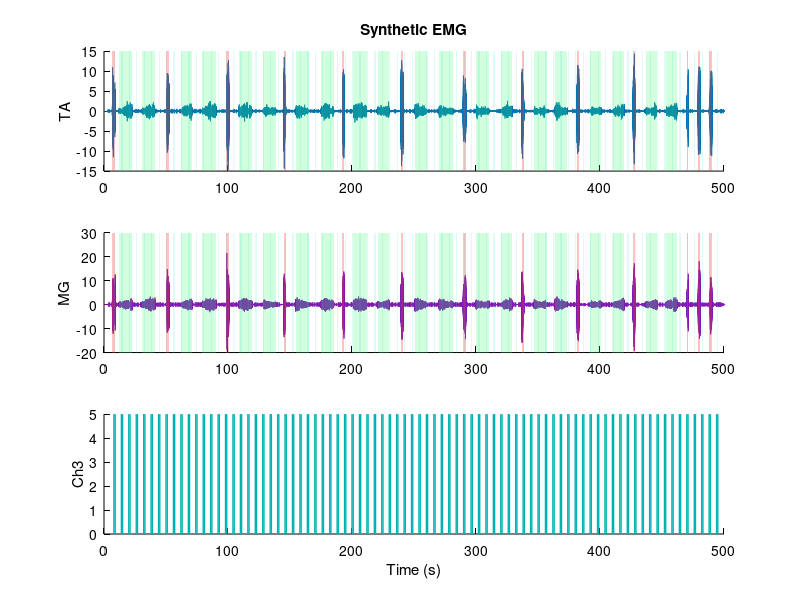

Reproduce this figure in MATLAB.
function S = generate_synthetic_emg(varargin)
% generate_synthetic_emg
%
% More realistic synthetic 3-channel EMG generator tuned to resemble
% the first 60 s of your real file:
%   - TA quieter than MG at baseline
%   - colored baseline + slow drift + occasional motor-unit spikes
%   - gait is irregular, not perfectly periodic
%   - spasms are burst clusters, not smooth blocks
%   - Ch3 inhibition is smooth and mostly suppresses event drive rather
%     than scaling the entire raw trace abruptly
%   - MG gait bursts are longer, more sustained, lower-amplitude,
%     and the tail of MG overlaps with the onset of TA each cycle
%
% OUTPUT
%   S : struct with fields data__chan_1_rec_1, data__chan_2_rec_1,
%       data__chan_3_rec_1
%
% NAME-VALUE OPTIONS
%   'fs'                  : sampling frequency (default 10000)
%   'DurS'                : total recording duration in seconds (default 120)
%   'PreAcqS'             : silent pre-acquisition period in seconds (default 3)
%   'NoiseAmpTA'          : TA baseline noise scale (default 0.025)
%   'NoiseAmpMG'          : MG baseline noise scale (default 0.045)
%   'DriftAmpTA'          : slow drift amplitude TA (default 0.003)
%   'DriftAmpMG'          : slow drift amplitude MG (default 0.006)
%   'SpikeRateHzTA'       : random MUAP-like spike rate on TA (default 1.5)
%   'SpikeRateHzMG'       : random MUAP-like spike rate on MG (default 3.0)
%   'GaitBurstAmpTA'      : TA gait drive amplitude (default 0.55)
%   'GaitBurstAmpMG'      : MG gait drive amplitude (default 0.75)
%   'SpasmAmpTA'          : TA spasm drive amplitude (default 1.8)
%   'SpasmAmpMG'          : MG spasm drive amplitude (default 2.4)
%   'GaitCycleS'          : nominal gait cycle duration in seconds (default 0.45)
%   'GaitCycleJitter'     : relative cycle jitter (default 0.18)
%   'GaitBurstDutyPrcTA'  : TA active fraction per cycle — short/phasic (default 0.28)
%   'GaitBurstDutyPrcMG'  : MG active fraction per cycle — long/tonic (default 0.52)
%   'GaitMGOverlapFrac'   : fraction of cycle by which MG tail overlaps
%                           with TA onset of the next cycle (default 0.12)
%   'NGaitBouts'          : number of gait bouts (default 6)
%   'GaitBoutDurS'        : duration of each gait bout in seconds (default 5)
%   'NSpasms'             : number of spasms (default 2)
%   'SpasmDurS'           : nominal duration of each spasm in seconds (default 2.5)
%   'Ch3OnDurS'           : duration of each Ch3 ON pulse in seconds (default 2)
%   'Ch3OffDurS'          : duration of Ch3 OFF between pulses in seconds (default 5)
%   'Ch3Amplitude'        : Ch3 signal amplitude when ON (default 5)
%   'Ch3InhibitFrac'      : event-drive reduction during Ch3 ON (default 0.35)
%   'SavePath'            : if provided, saves the .mat file to this path
%   'PlotResult'          : whether to plot the generated signal (default true)
%   'Seed'                : random seed for reproducibility (default 42)

p = inputParser;
p.addParameter('fs',                  10000, @isnumeric);
p.addParameter('DurS',                500,   @isnumeric);
p.addParameter('PreAcqS',             3,     @isnumeric);

p.addParameter('NoiseAmpTA',          0.025, @isnumeric);
p.addParameter('NoiseAmpMG',          0.045, @isnumeric);
p.addParameter('DriftAmpTA',          0.003, @isnumeric);
p.addParameter('DriftAmpMG',          0.006, @isnumeric);
p.addParameter('SpikeRateHzTA',       1.5,   @isnumeric);
p.addParameter('SpikeRateHzMG',       3.0,   @isnumeric);

p.addParameter('GaitBurstAmpTA',      0.55,  @isnumeric);
p.addParameter('GaitBurstAmpMG',      0.75,  @isnumeric);
p.addParameter('SpasmAmpTA',          1.8,   @isnumeric);
p.addParameter('SpasmAmpMG',          2.4,   @isnumeric);

p.addParameter('GaitCycleS',          0.45,  @isnumeric);
p.addParameter('GaitCycleJitter',     0.18,  @isnumeric);
% Separate duty fractions: TA is short/phasic, MG is long/tonic
p.addParameter('GaitBurstDutyPrcTA',  0.28,  @isnumeric);
p.addParameter('GaitBurstDutyPrcMG',  0.52,  @isnumeric);
% Fraction of one cycle that MG tail overlaps into TA of the next cycle
p.addParameter('GaitMGOverlapFrac',   0.12,  @isnumeric);

p.addParameter('NGaitBouts',          20,    @isnumeric);
p.addParameter('GaitBoutDurS',        10,    @isnumeric);
p.addParameter('NSpasms',             12,     @isnumeric);
p.addParameter('SpasmDurS',           2,   @isnumeric);

p.addParameter('Ch3OnDurS',           1,     @isnumeric);
p.addParameter('Ch3OffDurS',          5,     @isnumeric);
p.addParameter('Ch3Amplitude',        5,     @isnumeric);
p.addParameter('Ch3InhibitFrac',      0.6,   @isnumeric);

p.addParameter('SavePath',            '',    @ischar);
p.addParameter('PlotResult',          true, @islogical);
p.addParameter('Seed',                29,    @isnumeric);
p.addParameter('ExtraSpasm',          true, @islogical);
p.parse(varargin{:});
opt = p.Results;

rng(opt.Seed);

fs = opt.fs;
N  = round(opt.DurS * fs);
t  = (0:N-1)' / fs;

fprintf('Generating synthetic EMG: %.0f s at %d Hz (%d samples)\n', opt.DurS, fs, N);

%% ================================================================
%  1. BASELINE: colored EMG hiss + slow drift + sparse MUAP-like spikes
%% ================================================================
Ch3 = zeros(N,1);

TA = make_baseline_channel(N, fs, opt.NoiseAmpTA, opt.DriftAmpTA, opt.SpikeRateHzTA);
MG = make_baseline_channel(N, fs, opt.NoiseAmpMG, opt.DriftAmpMG, opt.SpikeRateHzMG);

TA_base  = TA;
MG_base  = MG;
TA_drive = zeros(N,1);
MG_drive = zeros(N,1);

%% ================================================================
%  2. SCHEDULE EVENTS
%% ================================================================
pre_acq_samples = round(opt.PreAcqS * fs);
available_start = opt.PreAcqS + 1;
available_end   = opt.DurS - 2;

total_event_dur = opt.NGaitBouts * opt.GaitBoutDurS + opt.NSpasms * opt.SpasmDurS;
n_gaps          = opt.NGaitBouts + opt.NSpasms + 1;
available_time  = available_end - available_start;
gap_s           = max(2, (available_time - total_event_dur) / n_gaps);

events = struct('type', {}, 'start_s', {}, 'end_s', {});
cursor = available_start + gap_s;

n_gait   = opt.NGaitBouts;
n_spasms = opt.NSpasms;

event_types = {};
gi = 0; si = 0;
while gi < n_gait || si < n_spasms
    if gi < n_gait
        event_types{end+1} = 'gait'; gi = gi + 1; %#ok<AGROW>
    end
    if gi < n_gait
        event_types{end+1} = 'gait'; gi = gi + 1; %#ok<AGROW>
    end
    if si < n_spasms
        event_types{end+1} = 'spasm'; si = si + 1; %#ok<AGROW>
    end
end

for i = 1:numel(event_types)
    etype = event_types{i};
    if strcmp(etype, 'gait')
        dur = opt.GaitBoutDurS * (0.85 + 0.30*rand);
    else
        dur = opt.SpasmDurS * (0.75 + 0.50*rand);
    end

    if cursor + dur > available_end
        warning('Not enough time for all events. Stopping at event %d.', i);
        break;
    end

    events(end+1).type  = etype; %#ok<AGROW>
    events(end).start_s = cursor;
    events(end).end_s   = cursor + dur;
    cursor = cursor + dur + gap_s * (0.8 + 0.4*rand);
end

% ------------------------------------------------
% EXTRA SPASM: Ch3 turns ON halfway through it
% ------------------------------------------------
if opt.ExtraSpasm == true
    extra_spasm_dur    = opt.SpasmDurS * 1.2;
    extra_ch3_on_start = opt.PreAcqS + opt.Ch3OffDurS;
    extra_spasm_start  = extra_ch3_on_start - extra_spasm_dur/2;
    extra_spasm_end    = extra_spasm_start + extra_spasm_dur;

    if extra_spasm_start > opt.PreAcqS && extra_spasm_end < available_end
        events(end+1).type  = 'spasm';
        events(end).start_s = extra_spasm_start;
        events(end).end_s   = extra_spasm_end;
    end
end

[~, idx_sort] = sort([events.start_s]);
events = events(idx_sort);

fprintf('Scheduled %d events:\n', numel(events));
for i = 1:numel(events)
    fprintf('  [%s]  %.1f - %.1f s\n', events(i).type, events(i).start_s, events(i).end_s);
end

%% ================================================================
%  3. GROUND-TRUTH MASKS
%% ================================================================
is_gait_true  = false(N,1);
is_spasm_true = false(N,1);

%% ================================================================
%  4. INJECT IRREGULAR GAIT
%% ================================================================
for i = 1:numel(events)
    if ~strcmp(events(i).type, 'gait'), continue; end

    s0 = max(pre_acq_samples+1, round(events(i).start_s * fs));
    s1 = min(N, round(events(i).end_s * fs));

    is_gait_true(s0:s1) = true;

    [ta_add, mg_add] = inject_gait_bout( ...
        s1 - s0 + 1, fs, ...
        opt.GaitBurstAmpTA, opt.GaitBurstAmpMG, ...
        opt.GaitCycleS, opt.GaitCycleJitter, ...
        opt.GaitBurstDutyPrcTA, opt.GaitBurstDutyPrcMG, ...
        opt.GaitMGOverlapFrac);

    TA_drive(s0:s1) = TA_drive(s0:s1) + ta_add;
    MG_drive(s0:s1) = MG_drive(s0:s1) + mg_add;
end

%% ================================================================
%  5. INJECT SPASM CLUSTERS
%% ================================================================
for i = 1:numel(events)
    if ~strcmp(events(i).type, 'spasm'), continue; end

    s0 = max(pre_acq_samples+1, round(events(i).start_s * fs));
    s1 = min(N, round(events(i).end_s * fs));
    L  = s1 - s0 + 1;

    is_spasm_true(s0:s1) = true;

    [ta_add, mg_add] = inject_spasm_cluster(L, fs, opt.SpasmAmpTA, opt.SpasmAmpMG);

    TA_drive(s0:s1) = TA_drive(s0:s1) + ta_add;
    MG_drive(s0:s1) = MG_drive(s0:s1) + mg_add;
end

%% ================================================================
%  6. CH3 STIMULATION
%% ================================================================
ch3_on_samples  = round(opt.Ch3OnDurS  * fs);
ch3_off_samples = round(opt.Ch3OffDurS * fs);

is_ch3_on = false(N,1);
pos = pre_acq_samples + ch3_off_samples;

while pos + ch3_on_samples <= N
    on_end = min(N, pos + ch3_on_samples - 1);
    Ch3(pos:on_end) = opt.Ch3Amplitude;
    is_ch3_on(pos:on_end) = true;
    pos = on_end + 1 + ch3_off_samples;
end

gain = ones(N,1);
gain(is_ch3_on) = 1 - opt.Ch3InhibitFrac;

smooth_len = max(3, round(0.050 * fs));
gain = conv(gain, ones(smooth_len,1)/smooth_len, 'same');
gain = min(max(gain, 0), 1);

TA = TA_base + gain .* TA_drive;
MG = MG_base + gain .* MG_drive;

TA(is_ch3_on) = TA(is_ch3_on) * 0.97;
MG(is_ch3_on) = MG(is_ch3_on) * 0.95;

%% ================================================================
%  7. PRE-ACQUISITION SILENCE
%% ================================================================
TA(1:pre_acq_samples)  = opt.NoiseAmpTA * 0.02 * randn(pre_acq_samples,1);
MG(1:pre_acq_samples)  = opt.NoiseAmpMG * 0.02 * randn(pre_acq_samples,1);
Ch3(1:pre_acq_samples) = 0;

%% ================================================================
%  8. PACKAGE
%% ================================================================
S.data__chan_1_rec_1 = TA;
S.data__chan_2_rec_1 = MG;
S.data__chan_3_rec_1 = Ch3;

%% ================================================================
%  9. SAVE
%% ================================================================
if ~isempty(opt.SavePath)
    save(opt.SavePath, '-struct', 'S');
    fprintf('Saved synthetic recording to: %s\n', opt.SavePath);
end

%% ================================================================
% 10. GROUND TRUTH SUMMARY
%% ================================================================
fprintf('\n--- Ground truth ---\n');
fprintf('  Pre-acquisition : 0 - %.1f s\n', opt.PreAcqS);
fprintf('  Gait samples    : %d (%.1f s)\n', sum(is_gait_true),  sum(is_gait_true)/fs);
fprintf('  Spasm samples   : %d (%.1f s)\n', sum(is_spasm_true), sum(is_spasm_true)/fs);
fprintf('  Ch3 ON samples  : %d (%.1f s)\n', sum(is_ch3_on),     sum(is_ch3_on)/fs);
fprintf('  Ch3 ON x Gait  : %.1f s\n', sum(is_ch3_on & is_gait_true)/fs);
fprintf('  Ch3 ON x Spasm : %.1f s\n', sum(is_ch3_on & is_spasm_true)/fs);
fprintf('  Ch3 inhibition  : %.0f%% event-drive reduction\n', opt.Ch3InhibitFrac*100);

S.ground_truth.is_gait_true  = is_gait_true;
S.ground_truth.is_spasm_true = is_spasm_true;
S.ground_truth.is_ch3_on     = is_ch3_on;
S.ground_truth.t             = t;
S.ground_truth.events        = events;
S.ground_truth.gain          = gain;

%% ================================================================
% 11. PLOT
%% ================================================================
if opt.PlotResult
    % Replace this block in section 11:
    figure('Color','w','Name','Synthetic EMG','Position',[50 50 1400 650]);
    
    ax1 = subplot(3,1,1);
    hold(ax1,'on');
    set(ax1,'Color','w','XColor','k','YColor','k');
    plot(ax1, t, TA, 'Color',[0 0.45 0.7],'LineWidth',0.5);
    shade_regions(ax1, t, is_gait_true,  [0.2 1 0.4], 0.22);
    shade_regions(ax1, t, is_spasm_true, [1 0.2 0.2], 0.30);
    shade_regions(ax1, t, is_ch3_on,     [0 0.8 0.8], 0.12);
    ylabel(ax1,'TA','Color','k');
    title(ax1,'Synthetic EMG','Color','k');
    xlim(ax1,[0 opt.DurS]);
    
    ax2 = subplot(3,1,2);
    hold(ax2,'on');
    set(ax2,'Color','w','XColor','k','YColor','k');
    plot(ax2, t, MG, 'Color',[0.5 0.1 0.7],'LineWidth',0.5);
    shade_regions(ax2, t, is_gait_true,  [0.2 1 0.4], 0.22);
    shade_regions(ax2, t, is_spasm_true, [1 0.2 0.2], 0.30);
    shade_regions(ax2, t, is_ch3_on,     [0 0.8 0.8], 0.12);
    ylabel(ax2,'MG','Color','k');
    xlim(ax2,[0 opt.DurS]);
    
    ax3 = subplot(3,1,3);
    hold(ax3,'on');
    set(ax3,'Color','w','XColor','k','YColor','k');
    plot(ax3, t, Ch3, 'Color',[0 0.7 0.7],'LineWidth',1);
    ylabel(ax3,'Ch3','Color','k');
    xlabel(ax3,'Time (s)','Color','k');
    xlim(ax3,[0 opt.DurS]);

    linkaxes([ax1 ax2 ax3],'x');
end

end

%% ================================================================
% LOCAL HELPERS
%% ================================================================

function x = make_baseline_channel(N, fs, noise_amp, drift_amp, spike_rate_hz)
raw1 = randn(N,1);
[b1,a1] = butter(4, [70 900]/(fs/2), 'bandpass');
hiss = filtfilt(b1, a1, raw1);
hiss = hiss / (std(hiss) + eps);

raw2 = randn(N,1);
[b2,a2] = butter(2, [5 40]/(fs/2), 'bandpass');
drift = filtfilt(b2, a2, raw2);
drift = drift / (std(drift) + eps);

x = noise_amp * hiss + drift_amp * drift;

n_spikes = poissrnd(spike_rate_hz * (N/fs));
for k = 1:n_spikes
    c  = randi([1 N]);
    L  = max(8, round(fs*(0.002 + 0.004*rand)));
    s0 = max(1, c-floor(L/2));
    s1 = min(N, s0+L-1);
    wav = motor_unit_waveform(s1-s0+1);
    amp = noise_amp * (2 + 6*rand);
    x(s0:s1) = x(s0:s1) + amp * wav;
end
end

% ----------------------------------------------------------------
function [ta, mg] = inject_gait_bout(L, fs, amp_ta, amp_mg, cycle_s, cycle_jitter, duty_ta, duty_mg, overlap_frac)

ta = zeros(L,1);
mg = zeros(L,1);

mod_t     = linspace(0,1,L)';
bout_gain = 0.8 + 0.3*sin(2*pi*(0.4 + 0.3*rand)*mod_t + 2*pi*rand);
bout_gain = max(0.5, bout_gain);

pos = 1;
while pos < L
    % --- cycle timing ---
    cyc  = cycle_s * (1 + cycle_jitter*randn);
    cyc  = max(0.28, min(0.75, cyc));
    cycN = max(1, round(cyc * fs));

    % MG: stance phase — long tonic burst, flat-top envelope, tight amplitude
    dur_mg = max(10, round(cycN * duty_mg * (0.90 + 0.20*rand)));

    % TA: swing phase — starts near end of MG with a short overlap
    ta_offset = max(5, round(dur_mg - cycN * overlap_frac * (0.8 + 0.4*rand)));
    dur_ta    = max(10, round(cycN * duty_ta * (0.8 + 0.4*rand)));

    mg_s = pos;
    mg_e = min(L, mg_s + dur_mg - 1);

    ta_s = min(L, pos + ta_offset);
    ta_e = min(L, ta_s + dur_ta - 1);

    % --- MG burst: flat-top sustained envelope, tight amplitude ---
    if mg_s <= L
        env = sustained_envelope(mg_e - mg_s + 1);
        nse = emg_packet_noise(mg_e - mg_s + 1, fs);
        a   = amp_mg * (0.85 + 0.25*rand);
        mg(mg_s:mg_e) = mg(mg_s:mg_e) + a * env .* nse;
    end

    % --- TA burst: peaked envelope, wider amplitude swing ---
    if ta_s <= L
        env = packet_envelope(ta_e - ta_s + 1);
        nse = emg_packet_noise(ta_e - ta_s + 1, fs);
        a   = amp_ta * (0.7 + 0.8*rand);
        ta(ta_s:ta_e) = ta(ta_s:ta_e) + a * env .* nse;
    end

    % occasional co-contraction packet
    if rand < 0.22
        cc_s = min(L, pos + round(0.15*cycN));
        cc_e = min(L, cc_s + round((0.05 + 0.06*rand)*fs));
        if cc_s < cc_e
            env = packet_envelope(cc_e - cc_s + 1);
            ta(cc_s:cc_e) = ta(cc_s:cc_e) + 0.25*amp_ta * env .* emg_packet_noise(cc_e-cc_s+1, fs);
            mg(cc_s:cc_e) = mg(cc_s:cc_e) + 0.25*amp_mg * env .* emg_packet_noise(cc_e-cc_s+1, fs);
        end
    end

    pos = pos + cycN;
end

ta = ta .* bout_gain;
mg = mg .* bout_gain;
end
% ----------------------------------------------------------------
function [ta, mg] = inject_spasm_cluster(L, fs, amp_ta, amp_mg)
ta = zeros(L,1);
mg = zeros(L,1);

n_packets = randi([6 10]);
centers = round(linspace(round(0.12*L), round(0.88*L), n_packets)' + 0.05*L*randn(n_packets,1));
centers = min(max(centers,1),L);
centers = sort(centers);

for i = 1:n_packets
    dur  = round(fs * (0.25 + 0.45*rand));
    s0   = max(1, centers(i) - floor(dur/2));
    s1   = min(L, s0 + dur - 1);
    dur2 = s1 - s0 + 1;
    env  = spasm_packet_envelope(dur2);
    ta(s0:s1) = ta(s0:s1) + amp_ta * (0.7 + 0.8*rand) * env .* emg_packet_noise(dur2, fs);
    mg(s0:s1) = mg(s0:s1) + amp_mg * (0.7 + 0.8*rand) * env .* emg_packet_noise(dur2, fs);
end

global_env = spasm_packet_envelope(L);
ta = ta + 0.35 * amp_ta * global_env .* emg_packet_noise(L, fs);
mg = mg + 0.35 * amp_mg * global_env .* emg_packet_noise(L, fs);

lf = randn(L,1);
[b,a] = butter(2, [2 12]/(fs/2), 'bandpass');
lf  = filtfilt(b,a,lf);
lf  = lf / (std(lf)+eps);
mod = max(0.4, 1 + 0.20*lf);
ta  = ta .* mod;
mg  = mg .* mod;
end

% ----------------------------------------------------------------
function env = packet_envelope(L)
% Sinusoidal (phasic) — TA gait bursts and short events
x = linspace(0,1,L)';
env = sin(pi*x).^1.2;
end

% ----------------------------------------------------------------
function env = sustained_envelope(L)
% Trapezoidal (tonic) — MG gait bursts.
% Fast rise, sustained plateau with mild ripple, slow fall whose tail
% bleeds into the next TA onset to create realistic overlap.
rise_frac = 0.12;   % quick ramp up
fall_frac  = 0.25;  % slow taper (this is the overlap tail)
r = max(2, round(rise_frac * L));
f = max(2, round(fall_frac * L));
p = max(1, L - r - f);

plateau = ones(p,1);
% Subtle amplitude ripple on the plateau
plateau = plateau + 0.08 * sin(linspace(0, 2*pi*(1+rand), p)');

env = [linspace(0, 1, r)'; plateau; linspace(1, 0, f)'];
env = max(0, env(1:L));
end

% ----------------------------------------------------------------
function env = spasm_packet_envelope(L)
r = max(2, round(0.15*L));
f = max(2, round(0.20*L));
p = max(1, L-r-f);
env = [linspace(0,1,r)'; ones(p,1); linspace(1,0,f)'];
env = env(1:L);
end


% ----------------------------------------------------------------
function n = emg_packet_noise(L, fs)
raw = randn(L,1);
if L < 25
    n = raw / (std(raw) + eps);
    return;
end
[b,a] = butter(4, [80 700]/(fs/2), 'bandpass');
n = filtfilt(b,a,raw);
n = n / (std(n) + eps);
end

% ----------------------------------------------------------------
function w = motor_unit_waveform(L)
x = linspace(-1,1,L)';
w = exp(-18*x.^2) .* sin(2*pi*(1.2 + 0.8*rand)*x);
w = w / (std(w)+eps);
end

function shade_regions(ax, t, mask, color, alpha)
if ~any(mask), return; end
d = diff([false; mask(:); false]);
starts = find(d ==  1);
ends   = find(d == -1) - 1;
yl = ylim(ax);
for k = 1:numel(starts)
    x0 = t(starts(k));
    x1 = t(ends(k));
    patch(ax, [x0 x1 x1 x0], [yl(1) yl(1) yl(2) yl(2)], ...
        color, 'FaceAlpha', alpha, 'EdgeColor', 'none', ...
        'HandleVisibility', 'off');
end
end
